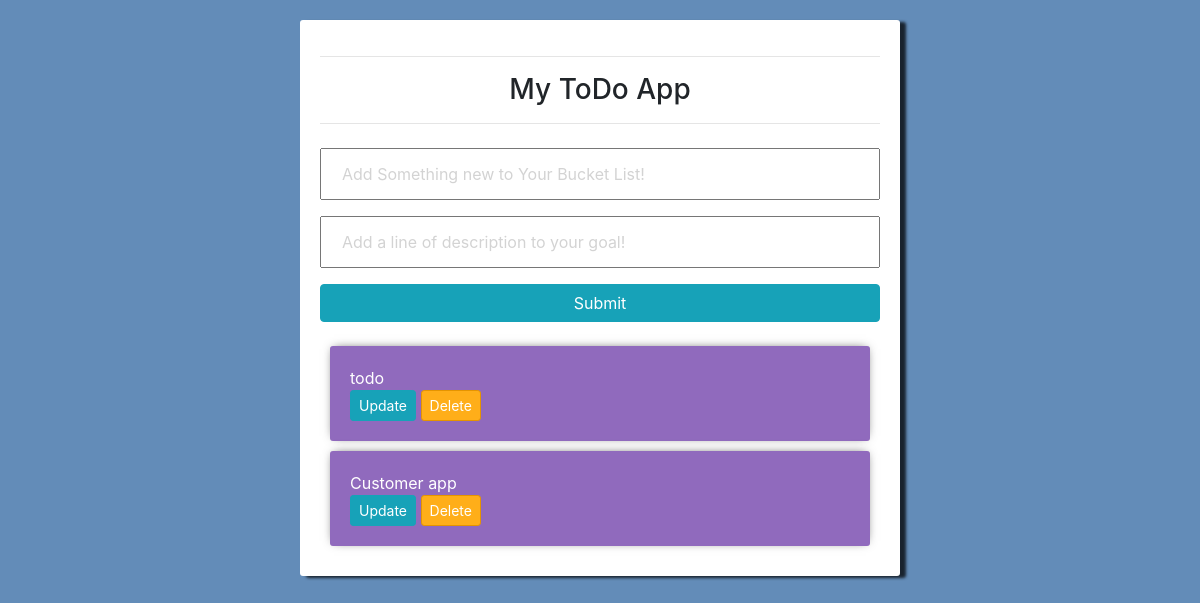
The app's page /, older data.
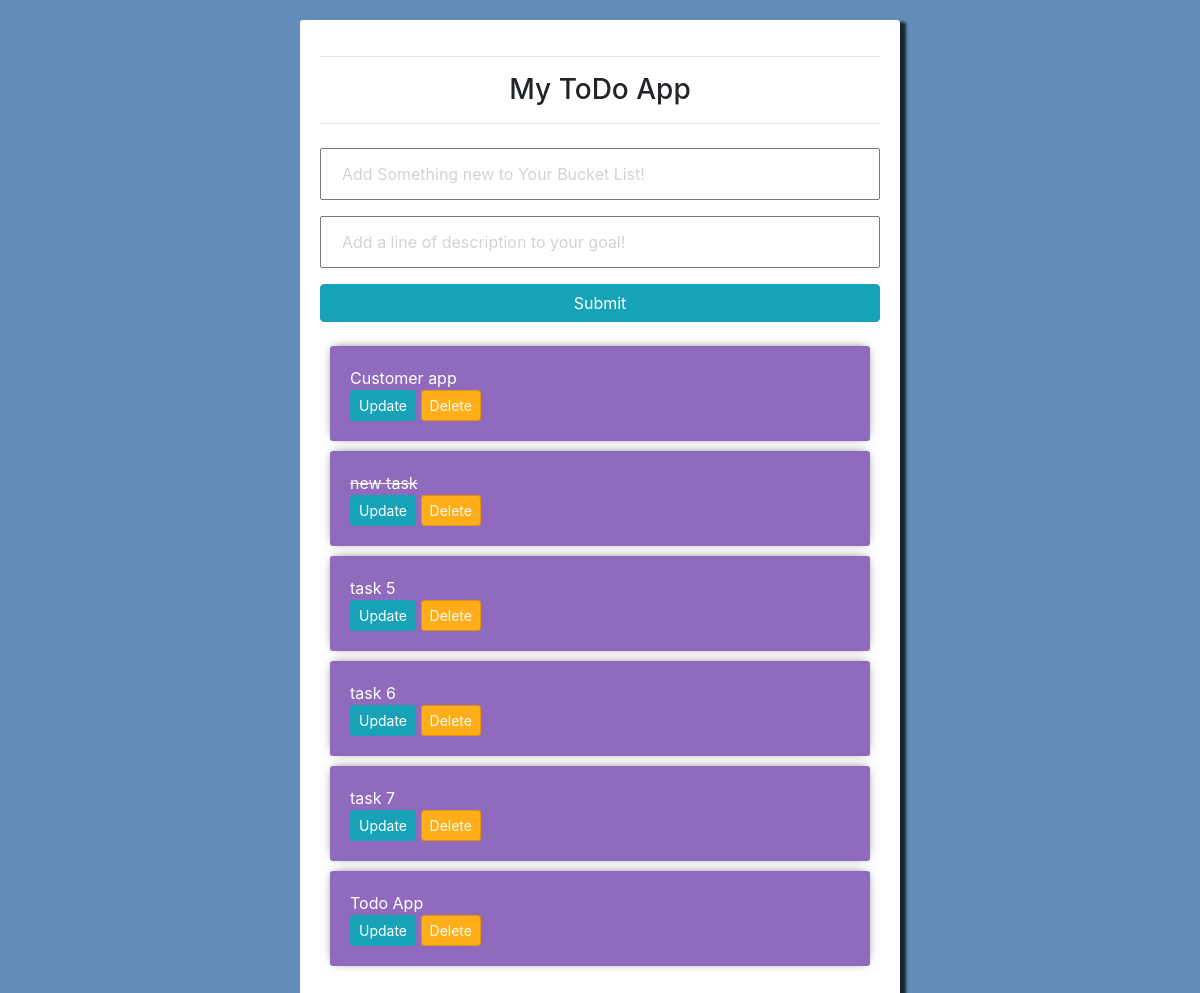
The same page, newer data.
### task/models.py (models this page shows, shortened)
class Tasks(models.Model):
    title = models.CharField(max_length=50)
    description = models.TextField(max_length=500)
    completed = models.BooleanField(default=False)
    created = models.DateTimeField(auto_now_add=True)

### task/views.py (the view)
# urls.py: path('', views.index, name='list'),
def index(request):
    tasks = Tasks.objects.all()
    form = TasksForm()
    if request.method == 'POST':
        form = TasksForm(request.POST)
        if form.is_valid():
            form.save()
            return redirect('/')
    context = {'tasks': tasks, 'form':form}
    return render(request, 'task/list.html', context)

### task/forms.py
class TasksForm(forms.ModelForm):
    title = forms.CharField(widget=forms.TextInput(attrs={'placeholder':'Add Something new to Your Bucket List!'}))
    description = forms.CharField(widget=forms.TextInput(attrs={'placeholder':'Add a line of description to your goal!'}))
    class Meta:
        model = Tasks
        fields = '__all__'

### task/templates/task/list.html (shortened to what this page needs)
{% extends 'task/base.html' %}
{% block content %}
    <form method="POST" action="/">
        {{ form.title }}
        {{ form.description }}
    <input class="btn btn-info" type="submit" name="Add Task">
    </form>
    {% for task in tasks %}
        <div class="item-row">
            {% if task.completed == True %}
            <strike>{{ task.title }}</strike>
            {% else %}
            <span>{{ task.title }}</span>
            {% endif %}<br>
            <a class="btn btn-sm btn-info" href="{% url 'update' task.id %}">Update</a>
            <a class="btn btn-sm btn-danger"href="{% url 'delete' task.id %}"> Delete</a>
        </div>
    {% endfor %}
</div>
{% endblock %}

### task/templates/task/base.html (shortened to what this page needs)
<link rel="stylesheet" href="https://stackpath.bootstrapcdn.com/bootstrap/4.5.0/css/bootstrap.min.css">
<div class="center-column">
    <hr><h3 style="text-align: center;">My ToDo App</h3><hr>
{% block content %}
{% endblock %}

### task/templates/task/base.html (style rules this page uses)
input { width: 100%; padding: 12px 20px; margin: 8px 0; box-sizing: border-box }
input::placeholder { color:#d3d3d3 }
.center-column { width: 600px; margin: 20px auto; padding: 20px; background-color: #fff; border-radius: 3px; box-shadow: 6px 2px 3px 0px rgba(0,0,0,0.75); }
.item-row { background-color: #906abd; margin: 10px; padding: 20px; border-radius: 3px; color: #fff; font-size: 16px; box-shadow: 0px -1px 10px -4px rgba(0,0,0,0.75); }
.btn-danger { background-color: #ffae19; border-color: #e59400; }

Row changes from the older to the newer data that the page shows:
removed Tasks: title "todo"
added Tasks: title "new task"
added Tasks: title "task 5"
added Tasks: title "task 6"
added Tasks: title "task 7"
added Tasks: title "Todo App"
